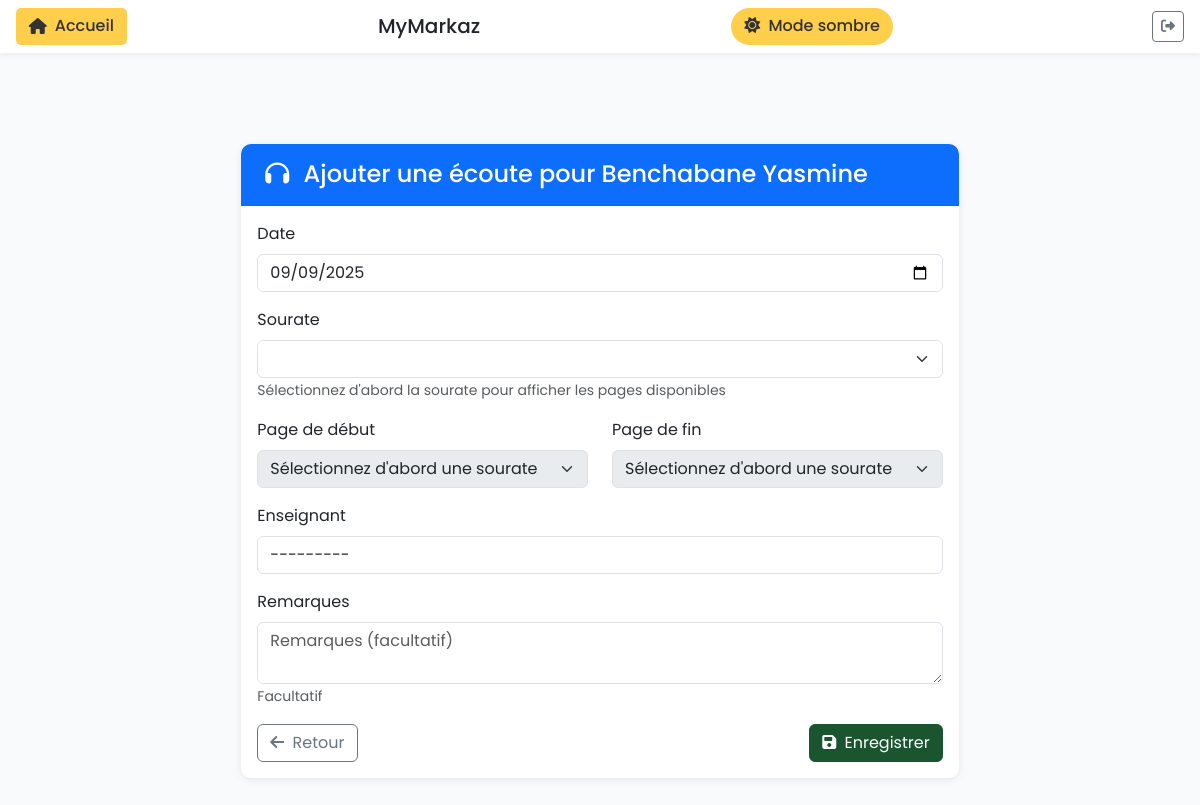
Screenshot of /carnet-pedagogique/23/ajouter-ecoute/ (signed in) with the database file from the repository.
### ecole_app/models.py (models this page shows, shortened)
class SiteConfig(models.Model):
    key = models.CharField(max_length=50, unique=True)
    value = models.CharField(max_length=255, default='default')
    @classmethod
    def get_site_name(cls):
        site_config = cls.objects.filter(key='site_name').first()
        return site_config.value if site_config else 'École Markaz'
    class Meta:
        verbose_name = "Configuration du site"
        verbose_name_plural = "Configurations du site"

class Eleve(models.Model):
    classes = models.ManyToManyField('Classe', related_name='eleves_multi', blank=True)  # Ajout pour multi-classes
    composante = models.ForeignKey(Composante, on_delete=models.CASCADE, related_name='eleves', null=True, blank=True)
    user = models.OneToOneField(User, on_delete=models.CASCADE, null=True, blank=True, related_name='eleve')
    nom = models.CharField(max_length=100)
    prenom = models.CharField(max_length=100, blank=True)
    prenom_pere = models.CharField(max_length=100, blank=True, null=True, help_text="Prénom du père")
    prenom_mere = models.CharField(max_length=100, blank=True, null=True, help_text="Prénom de la mère")
    mot_de_passe_en_clair = models.CharField(max_length=100, blank=True, null=True, help_text="Mot de passe en clair (non sécurisé)")
    classe = models.ForeignKey(Classe, on_delete=models.SET_NULL, null=True, related_name='eleves')
    creneaux = models.ManyToManyField(Creneau, related_name='eleves', blank=True)
    annee_scolaire = models.ForeignKey(AnneeScolaire, on_delete=models.SET_NULL, null=True, blank=True, related_name='eleves')
    date_naissance = models.DateField(null=True, blank=True)
    telephone = models.CharField(max_length=20, blank=True)
    telephone_secondaire = models.CharField(max_length=20, blank=True, null=True, help_text="Numéro de téléphone secondaire")
    adresse = models.TextField(blank=True)
    email = models.EmailField(blank=True)
    remarque = models.TextField(blank=True, null=True, help_text="Remarque libre sur l'élève")
    archive = models.BooleanField(default=False, help_text="Élève archivé")
    motif_archive = models.TextField(blank=True, null=True, help_text="Motif d'archivage")
    date_creation = models.DateTimeField(auto_now_add=True)
    montant_total = models.DecimalField(max_digits=10, decimal_places=2, default=200.00, help_text="Montant total à payer pour l'inscription")
    class Meta:
        verbose_name = "Élève"
        verbose_name_plural = "Élèves"

### ecole_app/views/views_carnet_edit.py (the view)
# urls.py: path('carnet-pedagogique/<int:eleve_id>/ajouter-ecoute/', views_carnet_edit.ajouter_ecoute, name='ajouter_ecoute'),
@login_required
def ajouter_ecoute(request, eleve_id):
    eleve = get_object_or_404(Eleve, id=eleve_id)
    from ..models import CarnetPedagogique
    carnet, created = CarnetPedagogique.objects.get_or_create(eleve=eleve)
    if request.method == 'POST':
        form = EcouteAvantMemoForm(request.POST)
        if form.is_valid():
            ecoute = form.save(commit=False)
            ecoute.carnet = carnet  # Associer au carnet et non directement à l'élève
            ecoute.date_creation = timezone.now()
            ecoute.save()
            messages.success(request, "Écoute ajoutée avec succès.")
            return redirect('carnet_pedagogique', eleve_id=eleve.id)
    else:
        form = EcouteAvantMemoForm(initial={
            'date': timezone.now().date(),
            'enseignant': request.user if hasattr(request.user, 'enseignant') else None
        })
    return render(request, 'ecole_app/carnet/ajouter_ecoute.html', {
        'form': form,
        'eleve': eleve
    })

### ecole_app/forms.py
class EcouteAvantMemoForm(forms.ModelForm):
    sourate = forms.ChoiceField(
        choices=get_sourates_choices,
        widget=forms.Select(attrs={'class': 'form-control', 'id': 'sourate-select-ecoute'})
    )
    class Meta:
        model = EcouteAvantMemo
        fields = ['date', 'debut_page', 'fin_page', 'enseignant', 'remarques']
        widgets = {
            'date': forms.DateInput(attrs={'class': 'form-control', 'type': 'date', 'value': timezone.now().strftime('%Y-%m-%d')}),
            'debut_page': forms.Select(attrs={'class': 'form-control', 'id': 'debut-page-select-ecoute', 'disabled': 'disabled'}),
            'fin_page': forms.Select(attrs={'class': 'form-control', 'id': 'fin-page-select-ecoute', 'disabled': 'disabled'}),
            'enseignant': forms.Select(attrs={'class': 'form-control'}),
            'remarques': forms.Textarea(attrs={'class': 'form-control', 'placeholder': 'Remarques (facultatif)', 'rows': 2}),
        }
    def __init__(self, *args, **kwargs):
        super().__init__(*args, **kwargs)
        self.fields['sourate'].required = False

### ecole_app/context_processors.py (called while the page is built)
def site_name(request):
    return {
        'site_name': SiteConfig.get_site_name()
    }

### ecole_app/models.py (called while the page is built)
    def __str__(self):
        return self.nom

### ecole_app/sourate.py (called while the page is built)
def get_sourates_choices():
    return [(i, sourate.nom) for i, sourate in enumerate(SOURATES)]

### ecole_app/templates/ecole_app/carnet/ajouter_ecoute.html (shortened to what this page needs)
{% extends "ecole_app/base.html" %}
{% load static %}
{% block content %}
<div class="container mt-4">
    <div class="row">
        <div class="col-md-8 offset-md-2">
            <div class="card">
                <div class="card-header bg-primary text-white">
                    <h4 class="mb-0">
                        <i class="fas fa-headphones me-2"></i>
                        Ajouter une écoute pour {{ eleve.nom }} {{ eleve.prenom }}
                    </h4>
                </div>
                <div class="card-body">
                    <form method="post">
                        <div class="mb-3">
                            <label for="{{ form.date.id_for_label }}" class="form-label">Date</label>
                            {{ form.date }}
                        </div>
                        <div class="mb-3">
                            <label for="sourate-select-ecoute" class="form-label">Sourate</label>
                            <select name="{{ form.sourate.name }}" id="sourate-select-ecoute" class="form-select" title="Sélectionnez une sourate">
                            </select>
                            <small class="form-text text-muted">Sélectionnez d'abord la sourate pour afficher les pages disponibles</small>
                        </div>
                        <div class="row">
                            <div class="col-md-6">
                                <div class="mb-3">
                                    <label for="{{ form.debut_page.id_for_label }}" class="form-label">Page de début</label>
                                    <select name="debut_page" id="debut-page-select-ecoute" class="form-select" disabled aria-label="Page de début" title="Page de début">
                                        <option value="">Sélectionnez d'abord une sourate</option>
                                    </select>
                                </div>
                            </div>
                            <div class="col-md-6">
                                <div class="mb-3">
                                    <label for="{{ form.fin_page.id_for_label }}" class="form-label">Page de fin</label>
                                    <select name="fin_page" id="fin-page-select-ecoute" class="form-select" disabled aria-label="Page de fin" title="Page de fin">
                                        <option value="">Sélectionnez d'abord une sourate</option>
                                    </select>
                                </div>
                            </div>
                        </div>
                        <div class="mb-3">
                            <label for="{{ form.enseignant.id_for_label }}" class="form-label">Enseignant</label>
                            {{ form.enseignant }}
                        </div>
                        <div class="mb-3">
                            <label for="{{ form.remarques.id_for_label }}" class="form-label">Remarques</label>
                            {{ form.remarques }}
                            <small class="form-text text-muted">Facultatif</small>
                        </div>
                        <div class="d-flex justify-content-between">
                            <a href="{% url 'carnet_pedagogique' eleve.id %}" class="btn btn-outline-secondary">
                                <i class="fas fa-arrow-left me-1"></i> Retour
                            </a>
                            <button type="submit" class="btn btn-primary">
                                <i class="fas fa-save me-1"></i> Enregistrer
                            </button>
                        </div>
                    </form>
                </div>
            </div>
        </div>
    </div>
</div>
{% endblock %}

### ecole_app/templates/ecole_app/base.html (shortened to what this page needs)
<!DOCTYPE html>
<html lang="fr">
<head>
    <link href="https://cdn.jsdelivr.net/npm/bootstrap@5.3.0/dist/css/bootstrap.min.css" rel="stylesheet">
    <link rel="stylesheet" href="https://cdnjs.cloudflare.com/ajax/libs/font-awesome/6.4.0/css/all.min.css">
    {% load static %}
    <link href="{% static 'ecole_app/css/composante.css' %}" rel="stylesheet">
    <link href="{% static 'ecole_app/css/custom-styles.css' %}" rel="stylesheet">
</head>
<body>
    <div class="top-nav fixed-top">
        {% if request.user.professeur %}
        <a href="{% url 'dashboard_professeur' %}" class="back-button">
            <i class="fas fa-home"></i> Accueil
        </a>
        {% elif request.user.eleve %}
        <a href="{% url 'dashboard_eleve' %}" class="back-button">
            <i class="fas fa-home"></i> Accueil
        </a>
        {% else %}
        <a href="{% url 'dashboard' %}" class="back-button">
            <i class="fas fa-home"></i> Accueil
        </a>
        {% endif %}
        <h5 class="mb-0 d-flex align-items-center" style="gap: 0.5rem;">
            {{ site_name }}
        </h5>
        <button class="mode-toggle" id="toggleDarkMode">
            <i class="fas fa-sun me-1"></i> Mode sombre
        </button>
        {% if request.user.is_authenticated %}
        <a href="{% url 'logout' %}" class="btn btn-sm btn-outline-secondary ms-2" title="Déconnexion">
            <i class="fas fa-sign-out-alt"></i>
        </a>
        {% endif %}
    </div>
    <div class="container-fluid">
        <div class="row">
            <main class="col-12 px-md-4 main-content">
                <div class="dashboard-header">
                </div>
                <div class="content">
                    {% block content %}{% endblock %}
                </div>
            </main>
        </div>
    </div>
    <link rel="stylesheet" type="text/css" href="https://cdn.datatables.net/1.10.24/css/dataTables.bootstrap5.min.css">
</body>
</html>

### ecole_app/templates/ecole_app/base.html (style rules this page uses)
:root { --primary-green: #1b5530; --light-green: #22693c; --yellow-accent: #ffce4b; --text-light: #ffffff; --bg-light: #f8fafb; }
body { font-family: 'Poppins', sans-serif; background-color: var(--bg-light); }
.content { padding: 20px; }
.dashboard-header { margin-bottom: 2rem; display: flex; justify-content: space-between; align-items: center; }
.card { border: none; border-radius: 10px; box-shadow: 0 2px 8px rgba(0,0,0,0.08); margin-bottom: 1.5rem; }
.card-header { background-color: white; border-bottom: 1px solid rgba(0,0,0,0.05); padding: 1rem 1.5rem; font-weight: 600; border-radius: 10px 10px 0 0 !important; }
.btn-primary { background-color: var(--primary-green); border-color: var(--primary-green); }
.top-nav { background-color: white; padding: 0.5rem 1rem; display: flex; justify-content: space-between; align-items: center; border-bottom: 1px solid rgba(0,0,0,0.05); box-shadow: 0 2px 5px rgba(0,0,0,0.05); }
.main-content { margin-top: 60px; }
.mode-toggle { background-color: var(--yellow-accent); color: #333; border: none; padding: 0.4rem 0.8rem; border-radius: 20px; font-weight: 500; }
.back-button { background-color: var(--yellow-accent); color: #333; border: none; padding: 0.4rem 0.8rem; border-radius: 5px; font-weight: 500; text-decoration: none; display: inline-flex; align-items: center; gap: 0.5rem; }

### rows the page displays
SiteConfig: value "MyMarkaz"
Eleve: nom "Benchabane", prenom "Yasmine"
